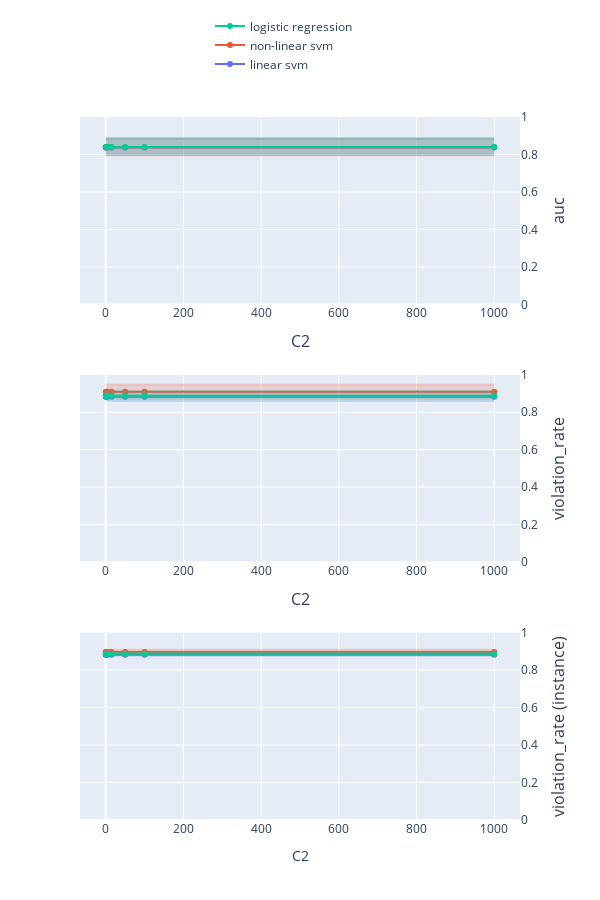

Notebook cell for this chart:
### Code cell
import plotly.graph_objects as go
from plotly.subplots import make_subplots


# グラフのデータを準備
# index = ['l-SVM-p', 'r-SVM-p', 'LogReg-p']

# index = [
#     'linear svm (L)', 
#     'non-linear svm (L)', 
#     'logistic regression (L)'
# ]

index = [
    'linear svm', 
    'non-linear svm', 
    'logistic regression'
]

# index = [
#     'RuleFit Classifier (disc)',
#     'tree generator (disc)',
#     'RuleFit Classifier (conti)', 
#     'tree generator (conti)',
# ]

columns = ['auc', 'violation_rate', 'violation_rate (instance)']

title_text = "C2"


# サブプロットの作成
# fig = make_subplots(rows=1, cols=2, subplot_titles=('AUC', 'ルール違反率'))
fig = make_subplots(rows=len(columns), cols=1)
showlegend=True

for row_num, col in enumerate(columns):
    tmp_mean = pd.DataFrame(
        [{info: df.loc[model_name, col] for info, df in zip(infos, dfs_mean)} for model_name in index],
        index=index
    )
    tmp_std = pd.DataFrame(
        [{info: df.loc[model_name, col] for info, df in zip(infos, dfs_std)} for model_name in index],
        index=index
    )

    # グラフ1: AUC
    for i in range(len(tmp_mean)):
        fig.add_trace(
            go.Scatter(
                x=tmp_mean.columns,
                y=tmp_mean.iloc[i, :],
                mode='lines+markers',
                name=tmp_mean.index[i],
                line=dict(color=colors_mean[i]),  # ラインの色を設定
                marker=dict(color=colors_mean[i]),  # マーカーの色を設定
                showlegend=showlegend,
            ),
            row=row_num+1, col=1
        )
        fig.add_trace(
            go.Scatter(
                x=tmp_mean.columns,
                y=tmp_mean.iloc[i, :] + tmp_std.iloc[i, :],
                mode='lines',
                line=dict(color=colors_std[i]),  # ラインの色を設定
                showlegend=False
            ),
            row=row_num+1, col=1
        )
        fig.add_trace(
            go.Scatter(
                x=tmp_mean.columns,
                y=tmp_mean.iloc[i, :] - tmp_std.iloc[i, :],
                mode='lines',
                fill='tonexty',
                fillcolor=colors_std[i],
                line=dict(color='rgba(255,255,255,0)'),
                showlegend=False
            ),
            row=row_num+1, col=1
        )
    
    # x, y 軸の設定
    fig.update_xaxes(title_text=title_text, row=row_num+1, col=1)
    fig.update_yaxes(title_text=col, range=[0, 1], row=row_num+1, col=1, side='right', title_font=dict(size=16))

    showlegend=False
    
# レイアウトの設定
fig.update_layout(
    height=len(columns) * 300,
    width=600,
    xaxis=dict(
        domain=[0, 1],  # 左側のsubplotの幅を調整
        title_font=dict(size=16)
    ),
    xaxis2=dict(
        domain=[0, 1],  # 右側のsubplotの幅を調整
        title_font=dict(size=16)
    ),
    legend=dict(
        x=0.5,
        y=1.15,
        orientation='h'  # 水平配置
    ),
)


# グラフの表示
fig.show()

### Figure 1 — Plotly figure (JSON) as saved in the notebook; plotly's stock layout.template omitted (floating-point values rounded to 4 significant figures)
{"data": [{"line": {"color": "rgba(99,110,250,1)"}, "marker": {"color": "rgba(99,110,250,1)"}, "mode": "lines+markers", "name": "linear svm", "showlegend": true, "type": "scatter", "x": [0.1, 1, 5, 15, 50, 100, 1000], "xaxis": "x", "y": [0.8378, 0.8378, 0.8378, 0.8378, 0.8378, 0.8378, 0.8378], "yaxis": "y"}, {"line": {"color": "rgba(99,110,250,0.2)"}, "mode": "lines", "showlegend": false, "type": "scatter", "x": [0.1, 1, 5, 15, 50, 100, 1000], "xaxis": "x", "y": [0.8832, 0.8832, 0.8832, 0.8832, 0.8832, 0.8832, 0.8832], "yaxis": "y"}, {"fill": "tonexty", "fillcolor": "rgba(99,110,250,0.2)", "line": {"color": "rgba(255,255,255,0)"}, "mode": "lines", "showlegend": false, "type": "scatter", "x": [0.1, 1, 5, 15, 50, 100, 1000], "xaxis": "x", "y": [0.7924, 0.7924, 0.7924, 0.7924, 0.7924, 0.7924, 0.7924], "yaxis": "y"}, {"line": {"color": "rgba(239,85,59,1)"}, "marker": {"color": "rgba(239,85,59,1)"}, "mode": "lines+markers", "name": "non-linear svm", "showlegend": true, "type": "scatter", "x": [0.1, 1, 5, 15, 50, 100, 1000], "xaxis": "x", "y": [0.8381, 0.8381, 0.8381, 0.8381, 0.8381, 0.8381, 0.8381], "yaxis": "y"}, {"line": {"color": "rgba(239,85,59,0.2)"}, "mode": "lines", "showlegend": false, "type": "scatter", "x": [0.1, 1, 5, 15, 50, 100, 1000], "xaxis": "x", "y": [0.8868, 0.8868, 0.8868, 0.8868, 0.8868, 0.8868, 0.8868], "yaxis": "y"}, {"fill": "tonexty", "fillcolor": "rgba(239,85,59,0.2)", "line": {"color": "rgba(255,255,255,0)"}, "mode": "lines", "showlegend": false, "type": "scatter", "x": [0.1, 1, 5, 15, 50, 100, 1000], "xaxis": "x", "y": [0.7894, 0.7894, 0.7894, 0.7894, 0.7894, 0.7894, 0.7894], "yaxis": "y"}, {"line": {"color": "rgba(0,204,150,1)"}, "marker": {"color": "rgba(0,204,150,1)"}, "mode": "lines+markers", "name": "logistic regression", "showlegend": true, "type": "scatter", "x": [0.1, 1, 5, 15, 50, 100, 1000], "xaxis": "x", "y": [0.8406, 0.8406, 0.8406, 0.8406, 0.8406, 0.8406, 0.8406], "yaxis": "y"}, {"line": {"color": "rgba(0,204,150,0.2)"}, "mode": "lines", "showlegend": false, "type": "scatter", "x": [0.1, 1, 5, 15, 50, 100, 1000], "xaxis": "x", "y": [0.888, 0.888, 0.888, 0.888, 0.888, 0.888, 0.888], "yaxis": "y"}, {"fill": "tonexty", "fillcolor": "rgba(0,204,150,0.2)", "line": {"color": "rgba(255,255,255,0)"}, "mode": "lines", "showlegend": false, "type": "scatter", "x": [0.1, 1, 5, 15, 50, 100, 1000], "xaxis": "x", "y": [0.7931, 0.7931, 0.7931, 0.7931, 0.7931, 0.7931, 0.7931], "yaxis": "y"}, {"line": {"color": "rgba(99,110,250,1)"}, "marker": {"color": "rgba(99,110,250,1)"}, "mode": "lines+markers", "name": "linear svm", "showlegend": false, "type": "scatter", "x": [0.1, 1, 5, 15, 50, 100, 1000], "xaxis": "x2", "y": [0.8825, 0.8825, 0.8825, 0.8825, 0.8825, 0.8825, 0.8825], "yaxis": "y2"}, {"line": {"color": "rgba(99,110,250,0.2)"}, "mode": "lines", "showlegend": false, "type": "scatter", "x": [0.1, 1, 5, 15, 50, 100, 1000], "xaxis": "x2", "y": [0.9105, 0.9105, 0.9105, 0.9105, 0.9105, 0.9105, 0.9105], "yaxis": "y2"}, {"fill": "tonexty", "fillcolor": "rgba(99,110,250,0.2)", "line": {"color": "rgba(255,255,255,0)"}, "mode": "lines", "showlegend": false, "type": "scatter", "x": [0.1, 1, 5, 15, 50, 100, 1000], "xaxis": "x2", "y": [0.8544, 0.8544, 0.8544, 0.8544, 0.8544, 0.8544, 0.8544], "yaxis": "y2"}, {"line": {"color": "rgba(239,85,59,1)"}, "marker": {"color": "rgba(239,85,59,1)"}, "mode": "lines+markers", "name": "non-linear svm", "showlegend": false, "type": "scatter", "x": [0.1, 1, 5, 15, 50, 100, 1000], "xaxis": "x2", "y": [0.9097, 0.9097, 0.9097, 0.9097, 0.9097, 0.9097, 0.9097], "yaxis": "y2"}, {"line": {"color": "rgba(239,85,59,0.2)"}, "mode": "lines", "showlegend": false, "type": "scatter", "x": [0.1, 1, 5, 15, 50, 100, 1000], "xaxis": "x2", "y": [0.9486, 0.9486, 0.9486, 0.9486, 0.9486, 0.9486, 0.9486], "yaxis": "y2"}, {"fill": "tonexty", "fillcolor": "rgba(239,85,59,0.2)", "line": {"color": "rgba(255,255,255,0)"}, "mode": "lines", "showlegend": false, "type": "scatter", "x": [0.1, 1, 5, 15, 50, 100, 1000], "xaxis": "x2", "y": [0.8708, 0.8708, 0.8708, 0.8708, 0.8708, 0.8708, 0.8708], "yaxis": "y2"}, {"line": {"color": "rgba(0,204,150,1)"}, "marker": {"color": "rgba(0,204,150,1)"}, "mode": "lines+markers", "name": "logistic regression", "showlegend": false, "type": "scatter", "x": [0.1, 1, 5, 15, 50, 100, 1000], "xaxis": "x2", "y": [0.888, 0.888, 0.888, 0.888, 0.888, 0.888, 0.888], "yaxis": "y2"}, {"line": {"color": "rgba(0,204,150,0.2)"}, "mode": "lines", "showlegend": false, "type": "scatter", "x": [0.1, 1, 5, 15, 50, 100, 1000], "xaxis": "x2", "y": [0.9134, 0.9134, 0.9134, 0.9134, 0.9134, 0.9134, 0.9134], "yaxis": "y2"}, {"fill": "tonexty", "fillcolor": "rgba(0,204,150,0.2)", "line": {"color": "rgba(255,255,255,0)"}, "mode": "lines", "showlegend": false, "type": "scatter", "x": [0.1, 1, 5, 15, 50, 100, 1000], "xaxis": "x2", "y": [0.8627, 0.8627, 0.8627, 0.8627, 0.8627, 0.8627, 0.8627], "yaxis": "y2"}, {"line": {"color": "rgba(99,110,250,1)"}, "marker": {"color": "rgba(99,110,250,1)"}, "mode": "lines+markers", "name": "linear svm", "showlegend": false, "type": "scatter", "x": [0.1, 1, 5, 15, 50, 100, 1000], "xaxis": "x3", "y": [0.8819, 0.8819, 0.8819, 0.8819, 0.8819, 0.8819, 0.8819], "yaxis": "y3"}, {"line": {"color": "rgba(99,110,250,0.2)"}, "mode": "lines", "showlegend": false, "type": "scatter", "x": [0.1, 1, 5, 15, 50, 100, 1000], "xaxis": "x3", "y": [0.8939, 0.8939, 0.8939, 0.8939, 0.8939, 0.8939, 0.8939], "yaxis": "y3"}, {"fill": "tonexty", "fillcolor": "rgba(99,110,250,0.2)", "line": {"color": "rgba(255,255,255,0)"}, "mode": "lines", "showlegend": false, "type": "scatter", "x": [0.1, 1, 5, 15, 50, 100, 1000], "xaxis": "x3", "y": [0.8699, 0.8699, 0.8699, 0.8699, 0.8699, 0.8699, 0.8699], "yaxis": "y3"}, {"line": {"color": "rgba(239,85,59,1)"}, "marker": {"color": "rgba(239,85,59,1)"}, "mode": "lines+markers", "name": "non-linear svm", "showlegend": false, "type": "scatter", "x": [0.1, 1, 5, 15, 50, 100, 1000], "xaxis": "x3", "y": [0.8956, 0.8956, 0.8956, 0.8956, 0.8956, 0.8956, 0.8956], "yaxis": "y3"}, {"line": {"color": "rgba(239,85,59,0.2)"}, "mode": "lines", "showlegend": false, "type": "scatter", "x": [0.1, 1, 5, 15, 50, 100, 1000], "xaxis": "x3", "y": [0.9081, 0.9081, 0.9081, 0.9081, 0.9081, 0.9081, 0.9081], "yaxis": "y3"}, {"fill": "tonexty", "fillcolor": "rgba(239,85,59,0.2)", "line": {"color": "rgba(255,255,255,0)"}, "mode": "lines", "showlegend": false, "type": "scatter", "x": [0.1, 1, 5, 15, 50, 100, 1000], "xaxis": "x3", "y": [0.8831, 0.8831, 0.8831, 0.8831, 0.8831, 0.8831, 0.8831], "yaxis": "y3"}, {"line": {"color": "rgba(0,204,150,1)"}, "marker": {"color": "rgba(0,204,150,1)"}, "mode": "lines+markers", "name": "logistic regression", "showlegend": false, "type": "scatter", "x": [0.1, 1, 5, 15, 50, 100, 1000], "xaxis": "x3", "y": [0.8865, 0.8865, 0.8865, 0.8865, 0.8865, 0.8865, 0.8865], "yaxis": "y3"}, {"line": {"color": "rgba(0,204,150,0.2)"}, "mode": "lines", "showlegend": false, "type": "scatter", "x": [0.1, 1, 5, 15, 50, 100, 1000], "xaxis": "x3", "y": [0.8966, 0.8966, 0.8966, 0.8966, 0.8966, 0.8966, 0.8966], "yaxis": "y3"}, {"fill": "tonexty", "fillcolor": "rgba(0,204,150,0.2)", "line": {"color": "rgba(255,255,255,0)"}, "mode": "lines", "showlegend": false, "type": "scatter", "x": [0.1, 1, 5, 15, 50, 100, 1000], "xaxis": "x3", "y": [0.8764, 0.8764, 0.8764, 0.8764, 0.8764, 0.8764, 0.8764], "yaxis": "y3"}], "layout": {"height": 900, "legend": {"orientation": "h", "x": 0.5, "y": 1.15}, "width": 600, "xaxis": {"anchor": "y", "domain": [0, 1], "title": {"font": {"size": 16}, "text": "C2"}}, "xaxis2": {"anchor": "y2", "domain": [0, 1], "title": {"font": {"size": 16}, "text": "C2"}}, "xaxis3": {"anchor": "y3", "domain": [0, 1], "title": {"text": "C2"}}, "yaxis": {"anchor": "x", "domain": [0.7333, 1], "range": [0, 1], "side": "right", "title": {"font": {"size": 16}, "text": "auc"}}, "yaxis2": {"anchor": "x2", "domain": [0.3667, 0.6333], "range": [0, 1], "side": "right", "title": {"font": {"size": 16}, "text": "violation_rate"}}, "yaxis3": {"anchor": "x3", "domain": [0, 0.2667], "range": [0, 1], "side": "right", "title": {"font": {"size": 16}, "text": "violation_rate (instance)"}}}}
